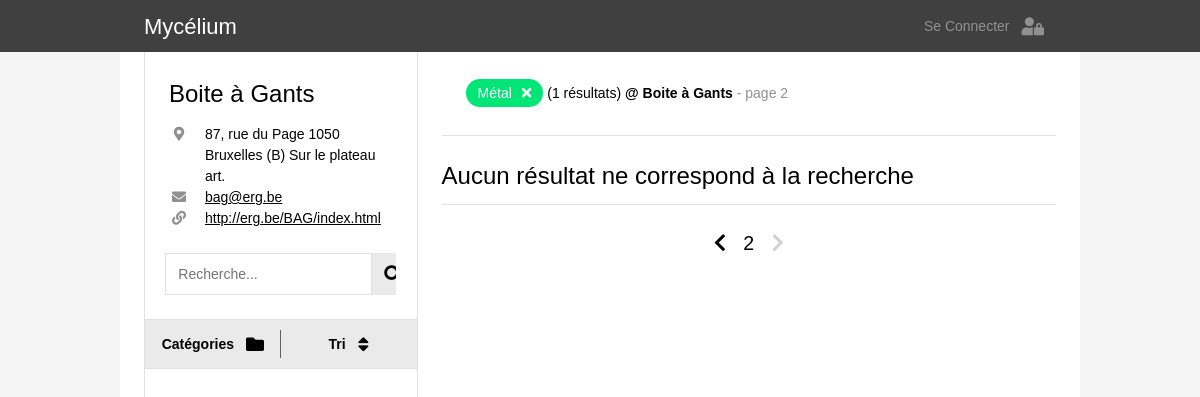
The page /catalogue.php?r=bag&catsearch=2&page=2 on the database its author committed.
### tables this page shows
CREATE TABLE IF NOT EXISTS `_global_recuperatheques` (
  `ID` int(11) NOT NULL AUTO_INCREMENT,
  `nom` varchar(255) NOT NULL,
  `adresse` varchar(255) NOT NULL,
  `monnaie` varchar(8) NOT NULL,
  `telephone` varchar(16) NOT NULL,
  `mdp` varchar(255) NOT NULL,
  `site` varchar(255) NOT NULL,
  `pseudo` varchar(16) NOT NULL,
  `mail` varchar(255) NOT NULL,
  `date_creation` date DEFAULT NULL,
  PRIMARY KEY (`ID`)
);

### connection_db.php (called while the page is built, shortened)
<?php
  function link_construct($params, $web_page = 1){
    if ($web_page==1){
      $web_page = basename($_SERVER['PHP_SELF']);
    }
    $getURL = $web_page . '?' . http_build_query(array_merge($_GET, $params));
    return $getURL;
  }
?>

### categories_system.php (called while the page is built, shortened)
<?php
  $reqCat = $bdd->prepare('  SELECT cat.ID AS cat_ID, cat.nom AS cat_nom,
                             sscat.ID AS ID, sscat.ID_categorie, sscat.nom AS nom
                             FROM _global_souscategories sscat
                             INNER JOIN _global_categories cat ON sscat.ID_categorie=cat.ID
                             ORDER BY cat.ID, sscat.ID
                             ');
  $reqCat->execute();
  $system = array();
  $current_cat = '';
  while($sscat = $reqCat->fetch()){
    if($current_cat != $sscat['cat_ID']){
      $system[$sscat['cat_ID']] = array('nom' => $sscat['cat_nom'], 'sscats' => array());
      $current_cat = $sscat['cat_ID'];
    }
    $system[$sscat['cat_ID']]['sscats'][$sscat['ID']] = $sscat['nom'];
  }
?>

### recuperatheque_info.php (the view, shortened to what this page needs)
<div class="container recuperatheque">
    <h3> <?php echo $recup_info['nom'] ;?> </h3>
    <div class="recuperatheque-info">
      <?php if ($recup_info['adresse']){ ?>
        <div class="item-info-line">
          <i class="fas fa-map-marker-alt item-icon"></i>
          <div class="item-info"> <?php echo $recup_info['adresse'];?> </div>
        </div>
        <?php
        }
      ?>
      <?php if ($recup_info['mail']){ ?>
        <div class="item-info-line">
          <i class="fas fa-envelope item-icon"></i>
          <a class="item-info" href="mailto:<?php echo $recup_info['mail'];?>"> <?php echo $recup_info['mail'];?></a>
        </div>
        <?php
        }
      ?>
      <?php if ($recup_info['site']){ ?>
        <div class="item-info-line">
          <i class="fas fa-link item-icon"></i>
          <a class="item-info" href="<?php echo $recup_info['site'];?>" target="_blank"> <?php echo $recup_info['site'];?></a>
        </div>
      <?php
      }
      ?>
    </div>
</div>

### catalogue.php (shortened to what this page needs)
<!DOCTYPE html>
<html lang="en">
<head>
  <link rel="stylesheet" href="css/w3.css">
  <link rel="stylesheet" href="https://use.fontawesome.com/releases/v5.7.0/css/all.css">
  <link rel="stylesheet" href="https://indestructibletype.com/fonts/Jost.css" type="text/css" charset="utf-8" />
  <link rel="stylesheet" href="css/main.css">
  <link rel="stylesheet" href="css/menu.css">
  <link rel="stylesheet" href="css/item.css">
</head>
<body>
  <?php
    include('connection_db.php')
  ?>
  <?php
    $req = $bdd->prepare(' SELECT pseudo FROM _global_recuperatheques ');
    $req->execute();
    $recuperatheques = array();
    while($item = $req->fetch()){
      array_push($recuperatheques,$item['pseudo']);
    }
    if (isset($_GET['r']) && in_array($_GET['r'], $recuperatheques)){
      $recuperatheque = htmlspecialchars($_GET['r']);
      $recuperatheque_catalogue = htmlspecialchars($_GET['r']) . '_catalogue';
    } else{
      $recuperatheque = null;
    }
  ?>
  <?php
    if($recuperatheque){
      include('categories_system.php');
    }
  ?>
  <?php
    if (isset($_GET['q'])){
      $query = htmlspecialchars($_GET['q']);
    } else{
      $query = null;
    }
    $tri_option = array('date_ajout' => 'Date de récupération',
                        'prix' => 'Prix par pièce',
                        'etat' => 'État d\'usure',
                        'pieces' => 'Pièces disponibles');
    if (isset($_GET['order']) && array_key_exists($_GET['order'], $tri_option)){
      $tri = htmlspecialchars($_GET['order']);
    } else{
      $tri = 'date_ajout';
    }
    if(isset($_GET['catsearch']) and $_GET['catsearch']!=0
    and array_key_exists($_GET['catsearch'], $system)){
      $catsearch = htmlspecialchars($_GET['catsearch']);
    } else{
      $catsearch = null;
    }
    if(isset($_GET['sscatsearch']) and $_GET['sscatsearch']!=0
      and array_key_exists($_GET['sscatsearch'], $system[$catsearch]['sscats'])){
      $sscatsearch = htmlspecialchars($_GET['sscatsearch']);
    } else{
      $sscatsearch = null;
    }
    if (isset($_GET['page']) && is_numeric($_GET['page'])) {
      $page = (int) htmlspecialchars($_GET['page']);
    } else{
      $page = 1;
    }
  ?>
  <?php
    include('header.php');
  ?>
  <div class="quasi-fullwidth space-header">
    <div class="catalogue">
      <?php
      if($recuperatheque){?>
        <div class="flex-menu">
          <?php
            $req = $bdd->prepare(' SELECT * FROM _global_recuperatheques WHERE pseudo = :recuperatheque ');
            $req->bindValue(':recuperatheque', $recuperatheque , PDO::PARAM_STR);
            $req->execute();
            $recup_info = $req->fetch();
            include("recuperatheque_info.php");
          ?>
          <form class="container search-bar" action="catalogue.php" method="GET">
            <input type="text" class="search-bar-input" name="q" placeholder="Recherche..." value="<?php echo $query?>">
            <button class="w3-large fa fa-search search-bar-button" type="submit"></button>
          </form>
          <div class="menu-container" id="menu-container">
            <div class="menu-bar">
              <button id="cat-button" class="button-flex menu-button separation" onclick="openMenu(event,'categories')">
                <div class="button-title">Catégories</div>
                <i class='button-icon w3-large fas fa-folder'></i>
              </button>
              <button id="tri-button" class="button-flex menu-button" onclick="openMenu(event,'tri')">
                <div class="button-title">Tri</div>
                <i class='button-icon w3-large fas fa-sort'></i>
              </button>
            </div>
          </div>
        </div>
        <div class="flex-items">
          <?php
            $limit= 12;
            $starting_limit = ($page-1)*$limit;
            $req = $bdd->prepare('  SELECT COUNT(*) AS total
            FROM ' . $recuperatheque_catalogue . ' c
            INNER JOIN _global_categories cat ON c.ID_categorie=cat.ID
            INNER JOIN _global_souscategories sscat ON c.ID_souscategorie=sscat.ID
            WHERE (cat.nom LIKE :search OR sscat.nom LIKE :search OR dimensions LIKE :search OR tags LIKE :search OR remarques LIKE :search)
            AND (c.ID_souscategorie = :sscatsearch OR :sscatsearch is null)
            AND (c.ID_categorie = :catsearch OR :catsearch is null)
            ');
            $req->bindValue(':search', '%' . $query . '%', PDO::PARAM_STR);
            $req->bindValue(':sscatsearch', $sscatsearch, PDO::PARAM_INT);
            $req->bindValue(':catsearch', $catsearch, PDO::PARAM_INT);
            $req->execute();
            $total_count = $req->fetch()['total'];
            $req = $bdd->prepare('  SELECT
            c.ID AS ID_item, c.ID_categorie, c.ID_souscategorie, c.pieces AS pieces, c.dimensions AS dimensions, c.etat AS etat, c.tags AS tags,
            c.prix AS prix, c.poids AS poids, c.remarques AS remarques, c.localisation AS localisation,
            c.date_ajout AS date_ajout, DATE_FORMAT(c.date_ajout, \'%d/%m/%Y\') AS date_ajout_fr,
            cat.ID, cat.nom AS categorie,
            sscat.ID AS sscatID, sscat.ID_categorie, sscat.unite AS unitesscat, sscat.prix AS prixsscat, sscat.nom AS sous_categorie
            FROM ' . $recuperatheque_catalogue . ' c
            INNER JOIN _global_categories cat ON c.ID_categorie=cat.ID
            INNER JOIN _global_souscategories sscat ON c.ID_souscategorie=sscat.ID
            WHERE (cat.nom LIKE :search OR sscat.nom LIKE :search OR dimensions LIKE :search OR tags LIKE :search OR remarques LIKE :search)
            AND (c.ID_souscategorie = :sscatsearch OR :sscatsearch is null)
            AND (c.ID_categorie = :catsearch OR :catsearch is null)
            ORDER BY ' . $tri . ' DESC
            LIMIT ' . $starting_limit . ', ' . $limit
            );
            $req->bindValue(':search', '%' . $query . '%', PDO::PARAM_STR);
            $req->bindValue(':sscatsearch', $sscatsearch, PDO::PARAM_INT);
            $req->bindValue(':catsearch', $catsearch, PDO::PARAM_INT);
            $req->execute();
          ?>
          <div class="container border-bottom search-resume-wrapper">
            <div class="search-resume">
              <?php
                if($query != '' || $catsearch != 0){
                    ?>
                    <?php
                  if($sscatsearch != 0){
                    if($query != ''){ echo ' dans '; }
                    ?>
                      <a href=" <?php echo link_construct(array('sscatsearch'=>null,'catsearch'=>null)) ?> ">
                        <?php echo $system[$catsearch]['sscats'][$sscatsearch] . ' (' . $system[$catsearch]['nom'] . ')' ?>
                      </a>
                    <?php
                  }
                  elseif($catsearch != 0){
                    ?>
                      <a href=" <?php echo link_construct(array('sscatsearch'=>null,'catsearch'=>null)) ?> ">
                        <?php echo $system[$catsearch]['nom'] ?>
                      </a>
                    <?php
                  }
                }
                echo ' (' . $total_count . ' résultats)';
                echo '<b> @ ' . $recup_info['nom'] . '</b>';
                echo '<span class="page"> - page ' . $page . '</span>';
              ?>
            </div>
          </div>
          <div class="items-container">
            <?php
              if ($req->rowCount() > 0) {
                while($item = $req->fetch()){
                  ?>
                    <div class="item-wrapper">
                      <?php include('item.php');?>
                    </div>
                  <?php
                }
              }
              else {
                echo '<h3 class="erreur"> Aucun résultat ne correspond à la recherche </h3>';
              }
            ?>
          </div>
          <div class="container border-top page-nav">
            <a href= <?php echo link_construct(array('page'=>$page-1)) ?>
               class="<?php if($page-1 <= 0){ echo 'disabled'; } ?>">
               <i class='fas fa-chevron-left'></i>
            </a>
            <?php echo $page; ?>
            <a href= <?php echo link_construct(array('page'=>$page+1)) ?>
               class="<?php if(($page)*$limit >= $total_count){ echo 'disabled'; } ?>">
               <i class='fas fa-chevron-right'></i>
            </a>
          </div>
        </div>
        <?php
      }
      else {
        echo '<h3 class="erreur"> Pas de récupérathèque valide </h3>';
      }
      ?>
    </div>
  </div>
</body>
</html>

### css/w3.css (style rules this page uses)
*,*:before,*:after { box-sizing:inherit }
html { -ms-text-size-adjust:100%;-webkit-text-size-adjust:100% }
body { margin:0 }
a { background-color:transparent }
b,strong { font-weight:bolder }
button,input,select,textarea,optgroup { font:inherit;margin:0 }
button,input { overflow:visible }
button,select { text-transform:none }
button,[type=button],[type=reset],[type=submit] { -webkit-appearance:button }
html,body { font-family:Verdana,sans-serif;font-size:15px;line-height:1.5 }
html { overflow-x:hidden }
h3 { font-size:24px }
h1,h2,h3,h4,h5,h6 { font-family:"Segoe UI",Arial,sans-serif;font-weight:400;margin:10px 0 }
a { color:inherit }
.w3-large { font-size:18px!important }

### css/main.css (style rules this page uses)
html, body { background: #f5f5f5; margin: 0; font-weight: 400; font-size: 14px; line-height: 1.5; }
html, body, p, h1, h2, h3, h4, h5, h6 { font-family: 'Jost', Helvetica, arial, sans-serif !important; }
*, *:before, *:after { box-sizing: inherit; }
@media (min-width: 993px) { .quasi-fullwidth { margin: 0 auto 0; max-width: 80%; } }
.space-header { margin-top: 52px; }
.container { background: white; text-align: left; padding: 12px 24px; }
.border-top { border-top: 1px solid #E0E0E0; }
.border-bottom { border-bottom: 1px solid #E0E0E0; }
@media (min-width:993px) { .container { padding: 24px; } }
.catalogue { display: flex; flex-direction: row; flex-wrap: wrap; }
@media (min-width: 993px) { .catalogue { background: white; padding: 0 24px 0; } }
.catalogue > * { flex: 1 100%; }
@media (min-width:993px) { .flex-menu { flex-basis: 30%; border-left: 1px solid #E0E0E0; border-right: 1px solid #E0E0E0; box-sizing: border-box; max-width: 30%; min-height: 100vh; padding-bottom: 48px; } }
@media (min-width:993px) { .flex-items { flex-basis: 70%; padding-left: 24px; } }
.recuperatheque h3 { margin: 0; }
.recuperatheque-info { display: none; }
@media (min-width: 993px) { .recuperatheque-info { display: block; } }
@media (min-width: 993px) { .recuperatheque h3 { margin: 0 0 12px; } }
button { background-color: #eaeaea; color: black; border: none; text-align: center; text-decoration: none; display: inline-block; padding: 0; margin: 0px; font-weight: bold; font-size: 1rem; position: relative; overflow: hidden; white-space: nowrap; }
.button-flex { height: 48px; display: flex; align-items: center; justify-content: center; padding: 0 12px; }
.button-icon { padding-left: 12px; text-align: center; }
input { background: white; border: 1px solid #E0E0E0; padding: 6px 12px; }

### css/menu.css (style rules this page uses)
.search-bar { background: white; padding-top: 0; display: flex; flex-direction: row; flex-wrap: nowrap; justify-content: center; }
.search-bar-input { flex-grow: 1; }
.search-bar-button { padding: 12px; }
.search-resume-wrapper { position: sticky; top: 52px; z-index: 10; }
@media (min-width: 993px) { .search-resume-wrapper { position: static; } }
.search-resume a { white-space: nowrap; padding-left: 12px; padding-right: 12px; padding-top: 6px; padding-bottom: 6px; text-decoration: none; background: #00E676; color: white; border-radius: 24px; line-height: 2.5; }
.search-resume a:after { padding-left: 6px; font-size: 1em; font-family: "Font Awesome 5 Free"; font-weight: 900; content: "\f00d"; }
.search-resume .page { color: #909090; }
.page-nav { text-align: center; font-size: 1.4rem; }
.page-nav a { text-decoration: none; padding: 0 12px; }
.page-nav a.disabled { pointer-events: none; cursor: default; color: #D0D0D0; }
.menu-container { border-top: 1px solid #E0E0E0; border-bottom: 1px solid #E0E0E0; }
.menu-bar { width: 100%; display: flex; }
.menu-button { flex-basis: 50%; }
#cat-button.separation:after { content : ""; position: absolute; top: 20%; left: 0; z-index: 10; height: 60%; width: 100%; border-right: 1px solid #606060; }

### css/item.css (style rules this page uses)
.items-container { display: flex; flex-direction: row; flex-wrap: wrap; padding-top: 12px; }
@media (min-width: 601px) { .items-container { background: white; } }
.item-info-line { display: flex; align-items: baseline; white-space: nowrap; }
.item-icon { flex-basis: 20px; margin-right: 16px; text-align: center; flex-shrink: 0; }
.item-info { white-space: normal; }
.item-icon { color: #909090; }

### rows shown on the page
_global_recuperatheques: nom "Boite à Gants", adresse "87, rue du Page 1050 Bruxelles (B) Sur le plateau art.", mail "bag@erg.be", site "http://erg.be/BAG/index.html"

### other values the page prints
$system[$catsearch]['nom'] "Métal"
$total_count "1"
$page "2"
